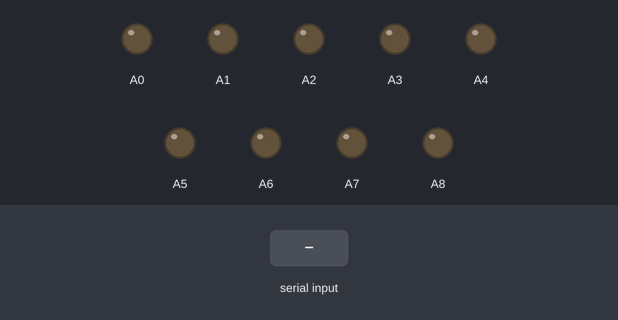
This sketch was run on a simulated Arduino Mega 2560, built with avr-gcc and run on an emulated ATmega2560. Parts: output pins drawn as LEDs (lit = HIGH). The test bench sets the inputs (shaded band).

Above: at 1.2 s.
1.3 s: "1\n" received over Serial
At 1.7 s:
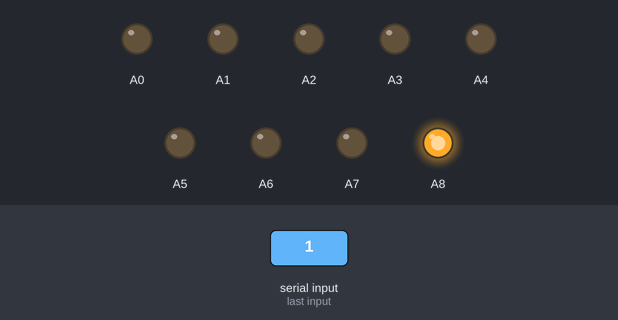
2.8 s: "2\n" received over Serial
At 4.0 s:
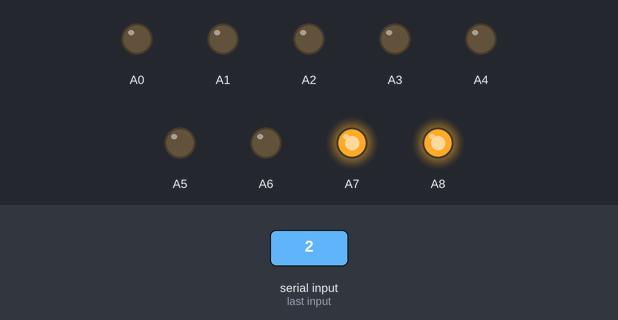
4.3 s: "3\n" received over Serial
At 5.2 s:
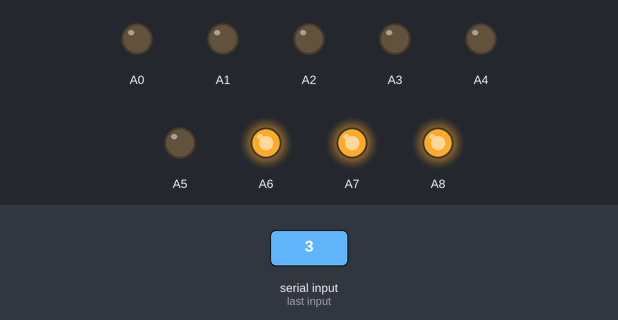
5.8 s: "4\n" received over Serial
At 6.3 s:
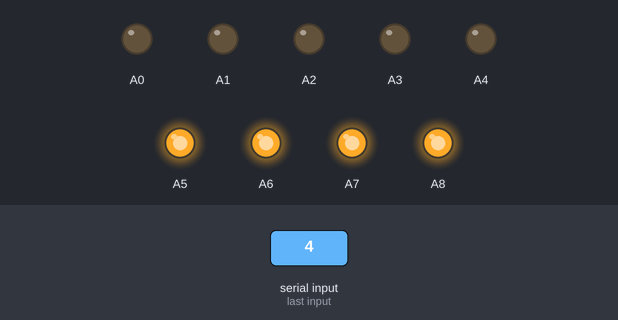
7.3 s: "5\n" received over Serial
At 8.7 s:
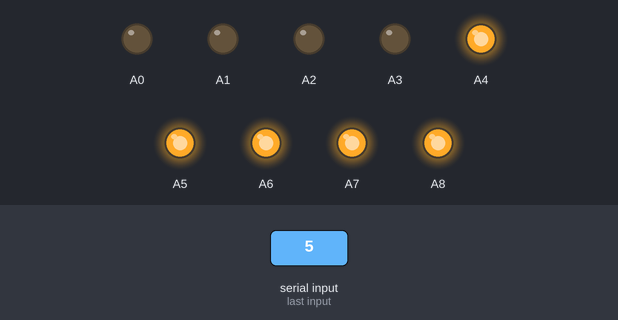
Timing chart, 0 to 9.8 s (numbered marks = the images above; inputs shaded):
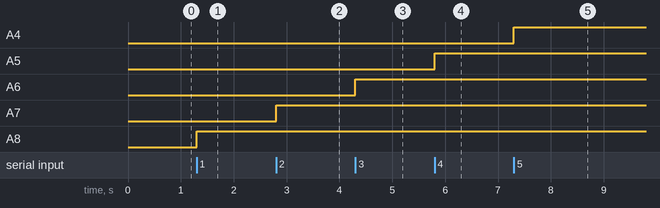

The sketch:

assignment02-part3.ino
```cpp
void setup() {
  pinMode(A0, OUTPUT);
  pinMode(A1, OUTPUT);
  pinMode(A2, OUTPUT);
  pinMode(A3, OUTPUT);
  pinMode(A4, OUTPUT);
  pinMode(A5, OUTPUT);
  pinMode(A6, OUTPUT);
  pinMode(A7, OUTPUT);
  pinMode(A8, OUTPUT);
  Serial.begin(9600);
}

void loop() {
  if (Serial.available()){
    int inp = Serial.parseInt();
    if (inp > 9){
      Serial.println("Invalid number");
    }
    else{
      switch (inp){
        case 1:
            digitalWrite(A8 , HIGH);
            digitalWrite(A7 , LOW);
            digitalWrite(A6 , LOW);
            digitalWrite(A5 , LOW);
            digitalWrite(A4 , LOW);
            digitalWrite(A3 , LOW);
            digitalWrite(A2 , LOW);
            digitalWrite(A1 , LOW);
            digitalWrite(A0 , LOW);
            break;
        case 2:
            digitalWrite(A8 , HIGH);
            digitalWrite(A7 , HIGH);
            digitalWrite(A6 , LOW);
            digitalWrite(A5 , LOW);
            digitalWrite(A4 , LOW);
            digitalWrite(A3 , LOW);
            digitalWrite(A2 , LOW);
            digitalWrite(A1 , LOW);
            digitalWrite(A0 , LOW);
            break;
        case 3:
            digitalWrite(A8 , HIGH);
            digitalWrite(A7 , HIGH);
            digitalWrite(A6 , HIGH);
            digitalWrite(A5 , LOW);
            digitalWrite(A4 , LOW);
            digitalWrite(A3 , LOW);
            digitalWrite(A2 , LOW);
            digitalWrite(A1 , LOW);
            digitalWrite(A0 , LOW);
            break;
        case 4:
            digitalWrite(A8 , HIGH);
            digitalWrite(A7 , HIGH);
            digitalWrite(A6 , HIGH);
            digitalWrite(A5 , HIGH);
            digitalWrite(A4 , LOW);
            digitalWrite(A3 , LOW);
            digitalWrite(A2 , LOW);
            digitalWrite(A1 , LOW);
            digitalWrite(A0 , LOW);
            break;
        case 5:
            digitalWrite(A8 , HIGH);
            digitalWrite(A7 , HIGH);
            digitalWrite(A6 , HIGH);
            digitalWrite(A5 , HIGH);
            digitalWrite(A4 , HIGH);
            digitalWrite(A3 , LOW);
            digitalWrite(A2 , LOW);
            digitalWrite(A1 , LOW);
            digitalWrite(A0 , LOW);
            break;
        case 6:
            digitalWrite(A8 , HIGH);
            digitalWrite(A7 , HIGH);
            digitalWrite(A6 , HIGH);
            digitalWrite(A5 , HIGH);
            digitalWrite(A4 , HIGH);
            digitalWrite(A3 , HIGH);
            digitalWrite(A2 , LOW);
            digitalWrite(A1 , LOW);
            digitalWrite(A0 , LOW);
            break;
        case 7:
            digitalWrite(A8 , HIGH);
            digitalWrite(A7 , HIGH);
            digitalWrite(A6 , HIGH);
            digitalWrite(A5 , HIGH);
            digitalWrite(A4 , HIGH);
            digitalWrite(A3 , HIGH);
            digitalWrite(A2 , HIGH);
            digitalWrite(A1 , LOW);
            digitalWrite(A0 , LOW);
            break;
        case 8:
            digitalWrite(A8 , HIGH);
            digitalWrite(A7 , HIGH);
            digitalWrite(A6 , HIGH);
            digitalWrite(A5 , HIGH);
            digitalWrite(A4 , HIGH);
            digitalWrite(A3 , HIGH);
            digitalWrite(A2 , HIGH);
            digitalWrite(A1 , HIGH);
            digitalWrite(A0 , LOW);
            break;
        case 9:
            digitalWrite(A8 , HIGH);
            digitalWrite(A7 , HIGH);
            digitalWrite(A6 , HIGH);
            digitalWrite(A5 , HIGH);
            digitalWrite(A4 , HIGH);
            digitalWrite(A3 , HIGH);
            digitalWrite(A2 , HIGH);
            digitalWrite(A1 , HIGH);
            digitalWrite(A0 , HIGH);
            break;
        default:
            break;
      }
    }
  }
}
```

Measured:
- after the input at 1.3 s, A8: LOW → HIGH at once
- after the input at 2.8 s, A7: LOW → HIGH at once
- after the input at 4.3 s, A6: LOW → HIGH at once
- after the input at 5.8 s, A5: LOW → HIGH at once
- after the input at 7.3 s, A4: LOW → HIGH at once
